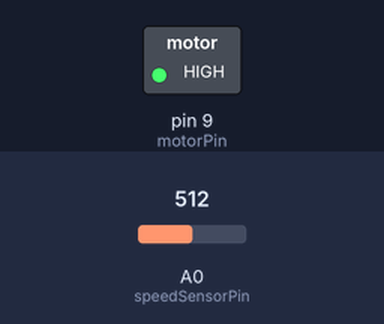
Bench run of a sketch on a simulated Arduino Uno, built with avr-gcc and run on an emulated ATmega328P. Parts: switched loads named in the sketch (green lamp = pin HIGH). Inputs (shaded band) come from the test bench; at power-on: A0 (speedSensorPin) = 512. What the sketch prints to the serial monitor is not drawn.

Above: at 1.2 s.
1.3 s: A0 (speedSensorPin) set to 413
4.3 s: A0 (speedSensorPin) set to 394
Timing chart, 0 to 7.3 s (numbered marks = the images above; inputs shaded):
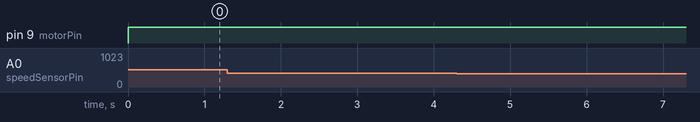

Measured:
- after the input at 1.3 s, every drawn part: stays the same
- after the input at 4.3 s, every drawn part: stays the same

The sketch:

PID.ino
```cpp
#include <PID_v1.h>
#include <Arduino.h>
class PIDController {
  private:
    float kp, ki, kd;      // PID coefficients
    float prevError;       // Previous error for derivative term
    float integral;        // Integral term
    float setpoint;        // Desired value
    float smoothingFactor; // Exponential Smoothing factor
    float filteredSpeed;   // Smoothed output for soft start

  public:
    PIDController(float p, float i, float d, float alpha, float initialSetpoint) {
      kp = p;
      ki = i;
      kd = d;
      smoothingFactor = alpha;
      prevError = 0;
      integral = 0;
      filteredSpeed = 0;
      setpoint = initialSetpoint; // Initialize setpoint
    }

    // Method to set the target speed
    void setSetpoint(float target) {
      setpoint = target;
    }

    // Exponential Smoothing Filter
    float smoothOutput(float newSpeed) {
      filteredSpeed = smoothingFactor * newSpeed + (1 - smoothingFactor) * filteredSpeed;
      return filteredSpeed;
    }

    // Calculate PID Output
    float compute(float currentSpeed, float dt) {
      float error = setpoint - currentSpeed;
      integral += error * dt;

      // Limit the integral term to prevent windup
      float integralLimit = 100.0; // Example limit value
      if (integral > integralLimit) integral = integralLimit;
      else if (integral < -integralLimit) integral = -integralLimit;

      float derivative = (error - prevError) / dt;

      // PID formula
      float output = kp * error + ki * integral + kd * derivative;

      prevError = error;

      // Smooth the output using Exponential Smoothing filter
      return smoothOutput(output);
    }
};

// Pin definitions
const int motorPin = 9; // PWM pin to control motor speed
const int speedSensorPin = A0; // Analog pin to read motor speed

// PID parameters
float kp = 2.0; // Proportional constant
float ki = 0.5; // Integral constant
float kd = 1.0; // Derivative constant

// Exponential Smoothing factor (for soft start)
float smoothingFactor = 0.1;

float initialSetpoint = 200.0; // Example initial setpoint
PIDController motorPID(kp, ki, kd, smoothingFactor, initialSetpoint);

// Time management
unsigned long lastTime = millis();

void setup() {
  pinMode(motorPin, OUTPUT);
  Serial.begin(9600);
  motorPID.setSetpoint(initialSetpoint);
}

void loop() {
  // Time step (dt)
  unsigned long now = millis();
  float dt = (now - lastTime) / 1000.0; // Convert to seconds
  lastTime = now;

  // Read current motor speed (e.g., from sensor)
  float currentSpeed = analogRead(speedSensorPin); // Simulated speed sensor
  currentSpeed = map(currentSpeed, 0, 1023, 0, 255); // Map sensor value to speed

  // Calculate PID output
  float controlSignal = motorPID.compute(currentSpeed, dt);

  // Constrain the control signal between 0 and 255 (PWM range)
  controlSignal = constrain(controlSignal, 0, 255);

  // Set motor speed using PWM
  analogWrite(motorPin, controlSignal);

  // Debugging
  Serial.print("Current Speed: ");
  Serial.print(currentSpeed);
  Serial.print(" | Control Signal: ");
  Serial.println(controlSignal);

  delay(100); // Loop delay
}
```
